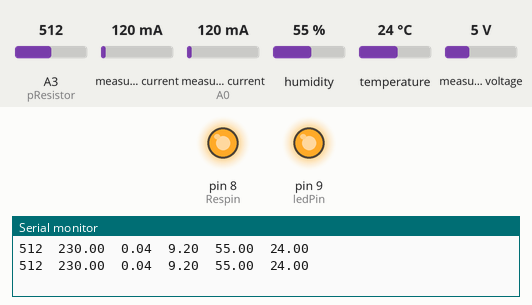
The sketch below on a simulated Arduino Uno, built with avr-gcc and run on an emulated ATmega328P. On the bench: output pins drawn as LEDs (lit = HIGH), the last lines printed to the serial monitor. The test bench sets the inputs (shaded band); at power-on: temperature 24 °C, A3 (pResistor) = 512, measured current 120 mA, measured current (sensor on A0) 120 mA, humidity 55 %, measured voltage 5 V.

Above: at 2.3 s.
2.4 s: temperature set to 20 °C
At 4.1 s:
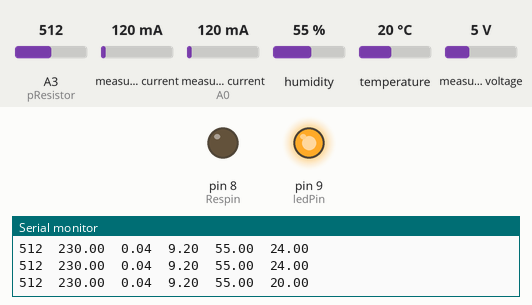
4.6 s: temperature set to 28 °C
At 6.6 s:
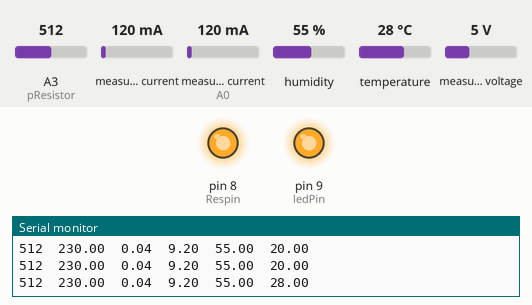
7.4 s: A3 (pResistor) set to 537
9.9 s: A3 (pResistor) set to 558
At 10.8 s:
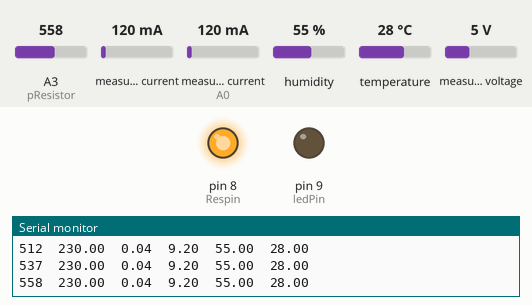
11.8 s: A3 (pResistor) set to 540
At 13.2 s:
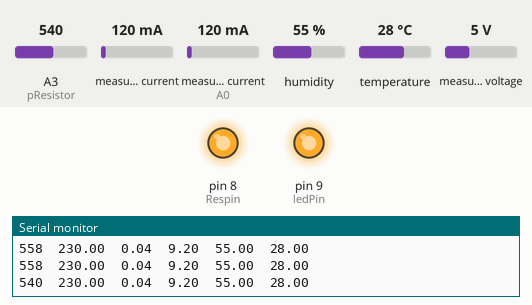
Timing chart, 0 to 14.8 s (numbered marks = the images above; inputs shaded):
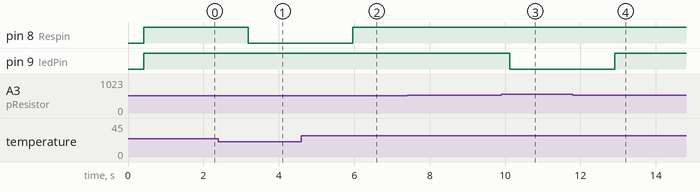

Measured:
- the behaviour switches between 22 and 21 °C on temperature (found by bisection; images 0 and 1)
- the behaviour switches between 550 and 551 on A3 (pResistor) (found by bisection; images 2 and 3)
- after the input at 2.4 s, pin 8 (Respin): HIGH → LOW after 0.79 s
- after the input at 4.6 s, pin 8 (Respin): LOW → HIGH after 1.4 s
- after the input at 9.9 s, pin 9 (ledPin): HIGH → LOW after 0.23 s
- after the input at 11.8 s, pin 9 (ledPin): LOW → HIGH after 1.1 s

The sketch:

Sensores.ino
```cpp
#include <dht.h>
#include <EmonLib.h>


#define dht_apin A2 // Analog Pin sensor is connected to
#define CURRENT_CAL 17.50 //VALOR DE CALIBRAÇÃO (DEVE SER AJUSTADO EM PARALELO COM UM MULTÍMETRO MEDINDO A CORRENTE DA CARGA
#define VOLT_CAL 211.6

double supplyVoltage = 0.0;
float voltage = 0;
const int pinoSensor = A0; //PINO ANALÓGICO EM QUE O SENSOR ESTÁ CONECTADO
float ruido = 0.08; //RUÍDO PRODUZIDO NA SAÍDA DO SENSOR (DEVE SER AJUSTADO COM A CARGA DESLIGADA APÓS CARREGAMENTO DO CÓDIGO NO ARDUINO)
double currentDraw = 0.0;
float power = 0.0;
float medA = 0;
float medT = 0;
int i = 0;
float humidity = 0;
float temp = 0;
const int pResistor = A3; // Photoresistor at Arduino analog pin A3
const int ledPin=9;       // Led pin at Arduino pin 9
int value;
const int Respin = 8;

EnergyMonitor emon1; //CRIA UMA INSTÂNCIA
EnergyMonitor emon2;

dht DHT;

void setup() {
  Serial.begin(9600); //INICIALIZA A SERIAL
  emon1.voltage(1, VOLT_CAL, 1.7);
  emon2.current(pinoSensor, CURRENT_CAL); //PASSA PARA A FUNÇÃO OS PARÂMETROS (PINO ANALÓGIO / VALOR DE CALIBRAÇÃO)
  pinMode(ledPin, OUTPUT);  // Set lepPin - 9 pin as an output
  pinMode(Respin, OUTPUT);
  pinMode(pResistor, INPUT);// Set pResistor - A0 pin as an input (optional)
  Serial.print("Luminosidade (0-1024)");
  Serial.print("\t");
  Serial.print("Tensão (V)");
  Serial.print("\t");
  Serial.print("Corrente (A)");
  Serial.print("\t");
  Serial.print("Potência (W)");
  Serial.print("\t");
  Serial.print("Temperatura (°C)");
  Serial.print("\t");
  Serial.println("Umidade (%)");
}

void loop() {
  Tensao();
  Corrente();
  Power();
  temphum();
  lumen();
  Serial.print(voltage);
  Serial.print("\t");
  Serial.print(currentDraw);
  Serial.print("\t");
  Serial.print(power);
  Serial.print("\t");
  Serial.print(humidity);
  Serial.print("\t");
  Serial.println(temp);
  if (temp < 22){
      digitalWrite(Respin, LOW);
  }
  else{
      digitalWrite(Respin, HIGH);
  }
  delay(1000);
}

void Corrente(){
  medA = 0;
  emon2.calcVI(17,1000); //FUNÇÃO DE CÁLCULO (17 SEMICICLOS / TEMPO LIMITE PARA FAZER A MEDIÇÃO)
  currentDraw = emon2.Irms; //VARIÁVEL RECEBE O VALOR DE CORRENTE RMS OBTIDO
  currentDraw = currentDraw-ruido; //VARIÁVEL RECEBE O VALOR RESULTANTE DA CORRENTE RMS MENOS O RUÍDO

  if(currentDraw < 0){ //SE O VALOR DA VARIÁVEL FOR MENOR QUE 0, FAZ
        currentDraw = 0; //VARIÁVEL RECEBE 0
  }
  delay(10);
}

void Tensao(){
  medT = 0;
  emon1.calcVI(17, 2000);                        //FUNÇÃO DE CÁLCULO (17 SEMICICLOS, TEMPO LIMITE PARA FAZER A MEDIÇÃO)
  float supplyVoltage = emon1.Vrms;           //VARIÁVEL RECEBE O VALOR DE TENSÃO RMS OBTIDO
  voltage = supplyVoltage;

  delay(10);

}

void Power(){
  power = voltage * currentDraw;
}

void temphum(){
  DHT.read11(dht_apin);
  humidity = DHT.humidity;
  temp = DHT.temperature;
}

void lumen(){
  value = analogRead(pResistor);
  Serial.print(value);
  Serial.print("\t");

  //You can change value "25"
  if (value > 550){
    digitalWrite(ledPin, LOW);  //Turn led off
  }
  else{
    digitalWrite(ledPin, HIGH); //Turn led on
  }
}
```
